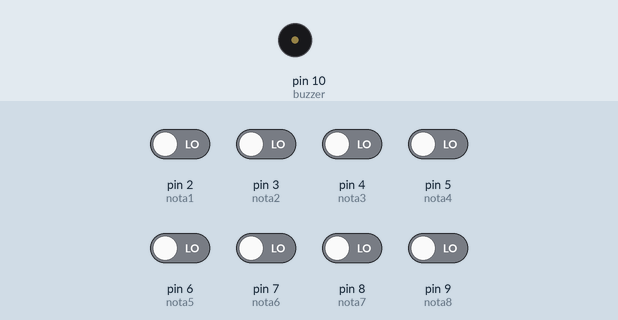
This sketch was run on a simulated Arduino Uno, built with avr-gcc and run on an emulated ATmega328P. On the bench: buzzer (waves = sounding). The test bench sets the inputs (shaded band); at power-on: pin 2 (nota1), pin 3 (nota2), pin 4 (nota3), pin 5 (nota4), pin 6 (nota5), pin 7 (nota6), pin 8 (nota7), pin 9 (nota8) LOW.

Above: at 1.2 s.
1.3 s: pin 2 (nota1) driven HIGH
At 2.3 s:
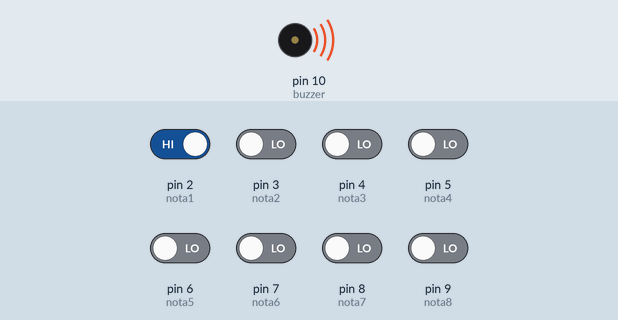
Timing chart, 0 to 4.3 s (numbered marks = the images above; inputs shaded):
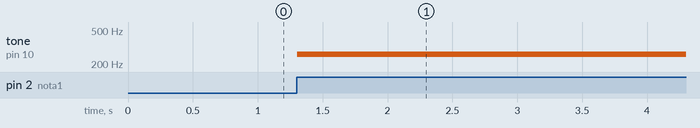

The sketch:

powerful_jaagub_jofo1.ino
```cpp
int nota1 = 2;
int nota2 = 3;
int nota3 = 4;
int nota4 = 5;
int nota5 = 6;
int nota6 = 7;
int nota7 = 8;
int nota8 = 9;

int buzzer = 10;

void setup()
{
 pinMode(nota1, INPUT);
 pinMode(nota2, INPUT);
 pinMode(nota3, INPUT);
 pinMode(nota4, INPUT);
 pinMode(nota5, INPUT);
 pinMode(nota6, INPUT);
 pinMode(nota7, INPUT);
 pinMode(nota8, INPUT);

 pinMode(buzzer, OUTPUT);
}

void loop()
{
 int v1 = digitalRead(nota1);
 int v2 = digitalRead(nota2);
 int v3 = digitalRead(nota3);
 int v4 = digitalRead(nota4);
 int v5 = digitalRead(nota5);
 int v6 = digitalRead(nota6);
 int v7 = digitalRead(nota7);
 int v8 = digitalRead(nota8);

  if(v1 == 1){
    tone(buzzer, 261, 100);
  }
  if(v2 == 1){
    tone(buzzer, 293, 100);
  }
  if(v3 == 1){
    tone(buzzer, 329, 100);
  }
  if(v4 == 1){
    tone(buzzer, 349, 100);
  }
  if(v5 == 1){
    tone(buzzer, 392, 100);
  }
  if(v6 == 1){
    tone(buzzer, 440, 100);
  }
  if(v7 == 1){
    tone(buzzer, 495, 100);
  }
  if(v8 == 1){
    tone(buzzer, 528, 100);
  }
  delay(10);
}
```

Measured:
- after the input at 1.3 s, tone on pin 10 (buzzer): silent → 261 Hz at once
